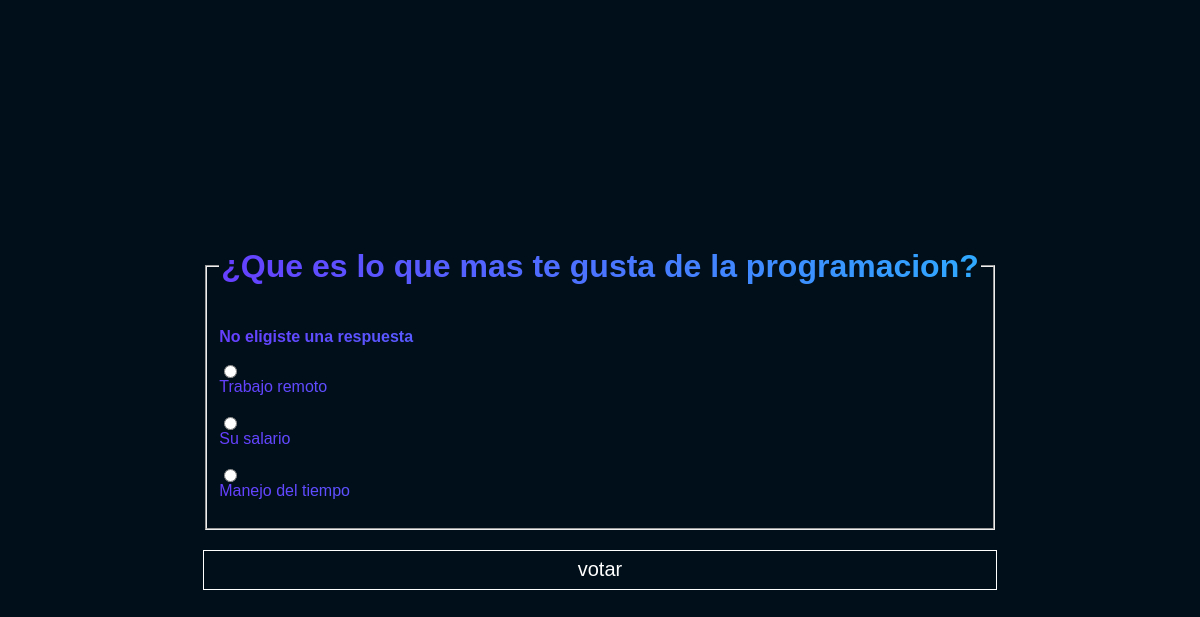
Page /polls/6/vote on the committed database.
### polls/models.py (models this page shows, shortened)
class Question(models.Model): #preguntas(tablas)
    question_text = models.CharField(max_length=200)  #atributos(opp) o columnas(database)
    pub_date = models.DateTimeField("date published")

class choice(models.Model):  #respuestas
    question = models.ForeignKey(Question, on_delete=models.CASCADE)
    choice_text = models.CharField(max_length=200)
    votes = models.IntegerField(default= 0)

### polls/views.py (the view)
# urls.py: path("<int:question_id>/vote", views.vote, name="vote"),
def vote(request, question_id):
    question = get_object_or_404(Question, pk=question_id)
    try:
        selected_choice = question.choice_set.get(pk=request.POST["choice"])
    except (KeyError, choice.DoesNotExist):
        return render(request, "polls/detail.html", {
            "question": question,
            "error_message": "No eligiste una respuesta"
          })
    else:
        selected_choice.votes += 1
        selected_choice.save()
    return HttpResponseRedirect(reverse("polls:results", args=[question.id]))

### polls/templates/polls/detail.html (shortened to what this page needs)
{% load static %}
<!DOCTYPE html>
<html lang="en">
  <head>
    <link rel="stylesheet" href="{% static 'polls/style.css' %}" />
    <link rel="stylesheet" href="{% static 'polls/detail.css' %}" />
  </head>
  <body>
    <form action="{% url 'polls:vote' question.id %}" method="post">
      <fieldset>
        <legend><h1>{{ question.question_text }}</h1></legend>
        {% if error_message %}
        <p><strong>{{ error_message }}</strong></p>
        {% endif %} {% for choice in question.choice_set.all %}
        <input
          type="radio"
          name="choice"
          id="choice{{ forloop.counter}}"
          value="{{choice.id}}"
        />
        <label for="choice{{ forloop.counter }}">
          {{ choice.choice_text }}
        </label>
        <br />
        {% endfor %}
      </fieldset>
      <input type="submit" value="votar" />
    </form>
  </body>
</html>

### polls/static/polls/style.css (style rules this page uses)
body { display: flex; align-items: center; justify-content: space-between; flex-direction: column; height: 100vh; background: hsl(204 100% 5%); font-family: Arial, Helvetica, sans-serif; }

### polls/static/polls/detail.css (style rules this page uses)
body { display: flex; align-items: center; justify-content: center; }
form { background: linear-gradient( to right, rgb(103, 61, 255), hsl(204 100% 59%) ); -webkit-background-clip: text; -webkit-text-fill-color: transparent; text-align: center; }
fieldset { display: flex; align-items: flex-start; justify-content: center; flex-direction: column; }
input[type="submit"] { width: 100%; height: 40px; margin-top: 20px; -webkit-text-fill-color: white; background: hsl(204 100% 5%); border: 1px solid white; font-size: 20px; }

### rows in the picture
Question: question_text "¿Que es lo que mas te gusta de la programacion?"
choice: choice_text "Trabajo remoto"
choice: choice_text "Su salario"
choice: choice_text "Manejo del tiempo"

### other values in the picture
{{ error_message }} "No eligiste una respuesta"
